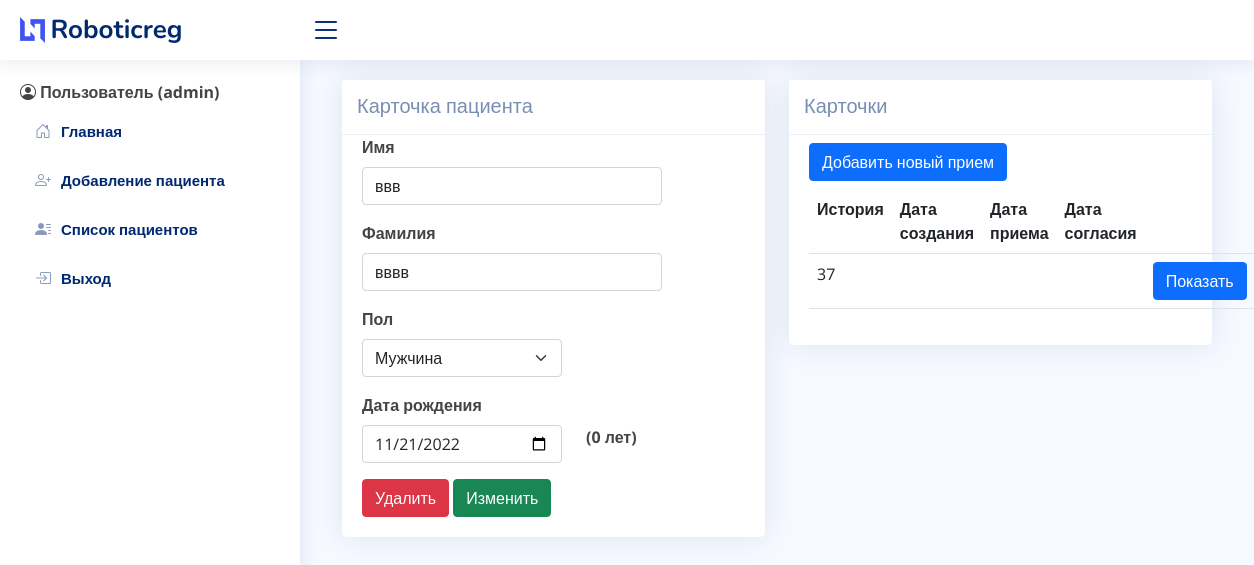
/pacient/101 (signed in), run on an earlier commit of the app's database.
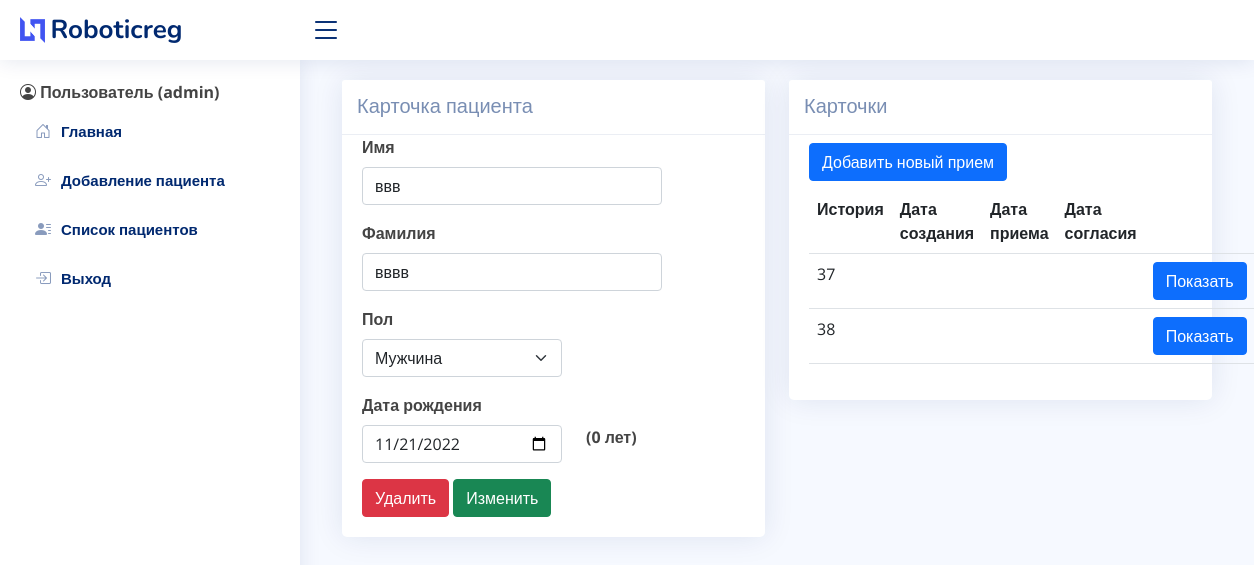
And on a later commit of the database.
### medical/models.py (models this page shows, shortened)
class Card(models.Model):
    card_id = models.AutoField(primary_key=True)
    pacient_id = models.ForeignKey(
        Pacient,
        on_delete=models.CASCADE,
    )
    def get_id(self):
        return self.card_id

### medical/views.py (the view)
# urls.py: path("pacient/<int:pacient_id>", views.show_pacient, name="pacient"),
@login_required
def show_pacient(request, pacient_id):
        pacient = get_object_or_404(Pacient, pacient_id=pacient_id)
        form = PacientForm(instance=pacient)
        cards = Card.objects.filter(pacient_id=pacient)
        return render(request, 'pacient.html', {'pacient': pacient, 'form': form, "cards": cards, })

### medical/forms.py (shortened to what this page needs)
class PacientForm(ModelForm):
    class Meta:
        model = Pacient
        fields = ("name", "surname", "gender", "date_birth")
        widgets = {
            "gender": forms.Select(attrs={"class": "form-select",
                                          "style": "width: 200px"}),
            'date_birth': widgets.DateInput(attrs={"class": "form-control",
                                                    'type': 'date',
                                                   "style": "width: 200px"}),
            "name": forms.TextInput(attrs={"class": "form-control",
                                            "style": "width: 300px"}),
            "surname": forms.TextInput(attrs={"class": "form-control",
                                            "style": "width: 300px"}),
        }

### medical/models.py (called while the page is built)
    def get_id(self):
        return int(self.pacient_id)

### medical/templates/pacient.html (shortened to what this page needs)
{% extends "base.html" %}
{% block content %}
  <div class="container">
    <div class="row">
      <div class="col-xl-6">
        <div class="card">
          <h5 class="card-header">
            Карточка пациента
          </h5>
          <div class="card-body">
            <form method="POST" action="{% url "delete" pacient.get_id %}">
              <div class="mb-3">
                <b><label class="form-label">Имя</label></b>
                <p>{{form.name}}</p>
              </div>
              <div class="mb-3">
                <b><label class="form-label">Фамилия</label></b>
                <p>{{form.surname}}</p>
              </div>
              <div class="mb-3">
                <b><label class="form-label">Пол</label></b>
                {{form.gender}}
              </div>
              <div class="mb-3">
                <b><label class="form-label">Дата рождения</label></b>
                <div class="form-group row">
                  <div class="col">
                    {{form.date_birth}}
                  </div>
                  <div class="col">
                    <label class="form-label"><b>({{pacient.get_current_age}})</b></label>
                  </div>
                </div>
              </div>
              <button type="submit" class="btn btn-danger" name="deletepacient" data-toggle="modal" data-target="#exampleModal"> Удалить </button>
              <button type="submit" class="btn btn-success" name="editpacient"> Изменить </button>
            </form>
          </div>
        </div>
      </div>
      <div class="col-xl-6">
        <div class="card">
          <h5 class="card-header">
            Карточки
          </h5>
          <div class="card-body">
            <form action="{% url "add_card" pacient.get_id %}" method="POST">
              <div class="navbar">
                <button type="submit" class="btn btn-primary">Добавить новый прием</button>
              </div>
            </form>
            <table class="table table-hover">
            <tr>
              <th>История</th>
              <th>Дата создания</th>
              <th>Дата приема</th>
              <th>Дата согласия</th>
              <th> </th>
            </tr>
            {% for card in cards %}
            <tr>
              <td>{{card.card_id}}</td>
              <td>{{card.creation_date|date:"SHORT_DATE_FORMAT"}}</td>
              <td>{{card.admission_date|date:"SHORT_DATE_FORMAT"}}</td>
              <td>{{card.sign_date|date:"SHORT_DATE_FORMAT"}}</td>
              <td><a href="{% url "show_card" card.get_id %}" class="btn btn-primary">Показать</a></td>
            </tr>
            {% endfor %}
            </table>
          </div>
        </div>
      </div>
    </div>
  </div>
</main >
{% endblock %}

What changed in the data, as far as the page shows it:
added Card: card_id "38"
